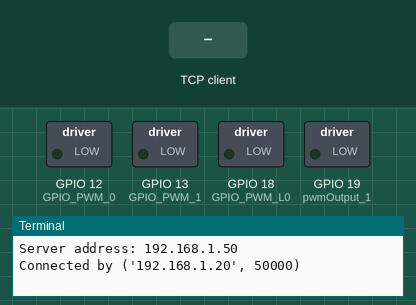
This program was run on a simulated Raspberry Pi (BCM pin numbers). Shown: switched loads named in the program (green lamp = pin HIGH), the last lines printed to the terminal. The inputs (shaded band) are chosen by the test bench. One TCP client connects 1 s after the port opens and stays connected.

Above: at 1.2 s.
1.3 s: the TCP client sends "Back"
At 2.1 s:
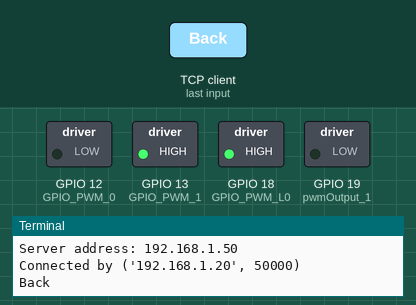
Timing chart, 0 to 4.3 s (numbered marks = the images above; inputs shaded):
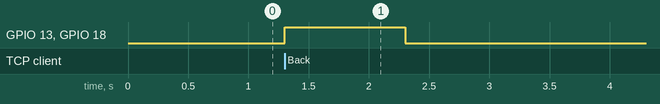

Measured:
- after the input at 1.3 s, GPIO 13 (GPIO_PWM_1), GPIO 18 (GPIO_PWM_L0): LOW → HIGH at once, → LOW 1.0 s later

The program:

server.py
```python
import socket
import struct
import fcntl
import threading
# import Motors_PWM2
import time
import RPi.GPIO as GPIO

FREQUENCY = 490


def get_interface_ip():
    s = socket.socket(socket.AF_INET, socket.SOCK_DGRAM)
    return socket.inet_ntoa(fcntl.ioctl(s.fileno(),
                                        0x8915,
                                        struct.pack('256s', b'wlan0'[:15])
                                        )[20:24])


def StopTcpServer():
    try:
        # server_socket1.shutdown(socket.SHUT_RDWR)
        server_socket1.close()
    except Exception as e:
        print('\n' + "No client connection")


def StartTcpServer():
    HOST = str(get_interface_ip())
    server_socket1 = socket.socket()
    server_socket1.setsockopt(socket.SOL_SOCKET, socket.SO_REUSEPORT, 1)
    server_socket1.bind((HOST, 5000))
    server_socket1.listen(1)
    # server_socket = socket.socket()
    # server_socket.setsockopt(socket.SOL_SOCKET,socket.SO_REUSEPORT,1)
    # server_socket.bind((HOST, 8000))
    # server_socket.listen(1)
    print('Server address: ' + HOST)
    conn, addr = server_socket1.accept()
    with conn:
        print('Connected by', addr)
        while True:
            data = conn.recv(1024).decode()
            if data == "Forward":
                print("forward")
                Start_Motors("forward", 100, 100, 1)
            if data == "Back":
                print("Back")
                Start_Motors("back", 100, 100, 1)

            if not data:
                pass
                # StopTcpServer()
                # StartTcpServer()
                # pass
                # break
            # conn.sendall(data)


def Start_Motors(forward, Right, Left, Time):
    GPIO_PWM_0 = 12
    GPIO_PWM_1 = 13
    GPIO_PWM_L0 = 18
    GPIO_PWM_L1 = 19
    # WORK_TIME = 2

    FREQUENCY = 490

    GPIO.setmode(GPIO.BCM)

    GPIO.setup(GPIO_PWM_0, GPIO.OUT)
    GPIO.setup(GPIO_PWM_1, GPIO.OUT)
    GPIO.setup(GPIO_PWM_L0, GPIO.OUT)
    GPIO.setup(GPIO_PWM_L1, GPIO.OUT)

    if forward == 'forward':
        print('received data!!!')
        pwmOutput_0 = GPIO.PWM(GPIO_PWM_0, FREQUENCY)
        pwmOutput_1 = GPIO.output(GPIO_PWM_L1, FREQUENCY)
        GPIO.PWM(GPIO_PWM_1, 0)
        GPIO.output(GPIO_PWM_L0, 0)
        pwmOutput_0.start(Right)
        pwmOutput_1.start(Left)
        time.sleep(Time)
        pwmOutput_0.stop(Right)
        pwmOutput_1.stop(Left)
        time.sleep(Time)
        GPIO.cleanup()
    elif forward == 'back':
        pwmOutput_0 = GPIO.PWM(GPIO_PWM_1, FREQUENCY)
        pwmOutput_1 = GPIO.PWM(GPIO_PWM_L0, FREQUENCY)
        GPIO.output(GPIO_PWM_L1, 0)
        GPIO.output(GPIO_PWM_0, 0)
        pwmOutput_0.start(Right)
        pwmOutput_1.start(Left)
        time.sleep(Time)
        pwmOutput_0.stop(Right)
        pwmOutput_1.stop(Left)
        time.sleep(1)
        GPIO.cleanup()
    else:
        pass


if __name__ == '__main__':
    StartTcpServer()

# t=threading.Thread(target=StartTcpServer)
# t.start()
```
